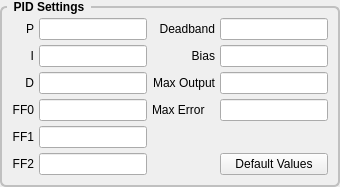
             <widget class="QGroupBox" name="groupBox_2">
              <property name="styleSheet">
               <string notr="true">QGroupBox {
    font: bold;
    border: 2px solid silver;
    border-radius: 6px;
    margin-top: 6px;
}

QGroupBox::title {
    subcontrol-origin: margin;
    left: 7px;
    padding: 0px 5px 0px 5px;
}</string>
              </property>
              <property name="title">
               <string>PID Settings</string>
              </property>
              <layout class="QGridLayout" name="gridLayout">
               <property name="leftMargin">
                <number>10</number>
               </property>
               <property name="topMargin">
                <number>10</number>
               </property>
               <property name="rightMargin">
                <number>10</number>
               </property>
               <property name="bottomMargin">
                <number>10</number>
               </property>
               <property name="spacing">
                <number>5</number>
               </property>
               <item row="0" column="0">
                <widget class="QLabel" name="label_215">
                 <property name="text">
                  <string>P</string>
                 </property>
                 <property name="alignment">
                  <set>Qt::AlignRight|Qt::AlignTrailing|Qt::AlignVCenter</set>
                 </property>
                </widget>
               </item>
               <item row="0" column="1">
                <widget class="QLineEdit" name="p_0">
                 <property name="text">
                  <string/>
                 </property>
                 <property name="alignment">
                  <set>Qt::AlignRight|Qt::AlignTrailing|Qt::AlignVCenter</set>
                 </property>
                </widget>
               </item>
               <item row="0" column="2">
                <widget class="QLabel" name="label_214">
                 <property name="text">
                  <string>Deadband</string>
                 </property>
                 <property name="alignment">
                  <set>Qt::AlignRight|Qt::AlignTrailing|Qt::AlignVCenter</set>
                 </property>
                </widget>
               </item>
               <item row="0" column="3">
                <widget class="QLineEdit" name="deadband_0">
                 <property name="text">
                  <string/>
                 </property>
                 <property name="alignment">
                  <set>Qt::AlignRight|Qt::AlignTrailing|Qt::AlignVCenter</set>
                 </property>
                </widget>
               </item>
               <item row="1" column="0">
                <widget class="QLabel" name="label_216">
                 <property name="text">
                  <string>I</string>
                 </property>
                 <property name="alignment">
                  <set>Qt::AlignRight|Qt::AlignTrailing|Qt::AlignVCenter</set>
                 </property>
                </widget>
               </item>
               <item row="1" column="1">
                <widget class="QLineEdit" name="i_0">
                 <property name="text">
                  <string/>
                 </property>
                 <property name="alignment">
                  <set>Qt::AlignRight|Qt::AlignTrailing|Qt::AlignVCenter</set>
                 </property>
                </widget>
               </item>
               <item row="1" column="2">
                <widget class="QLabel" name="label_221">
                 <property name="text">
                  <string>Bias</string>
                 </property>
                 <property name="alignment">
                  <set>Qt::AlignRight|Qt::AlignTrailing|Qt::AlignVCenter</set>
                 </property>
                </widget>
               </item>
               <item row="1" column="3">
                <widget class="QLineEdit" name="bias_0">
                 <property name="text">
                  <string/>
                 </property>
                 <property name="alignment">
                  <set>Qt::AlignRight|Qt::AlignTrailing|Qt::AlignVCenter</set>
                 </property>
                </widget>
               </item>
               <item row="2" column="0">
                <widget class="QLabel" name="label_217">
                 <property name="text">
                  <string>D</string>
                 </property>
                 <property name="alignment">
                  <set>Qt::AlignRight|Qt::AlignTrailing|Qt::AlignVCenter</set>
                 </property>
                </widget>
               </item>
               <item row="2" column="1">
                <widget class="QLineEdit" name="d_0">
                 <property name="text">
                  <string/>
                 </property>
                 <property name="alignment">
                  <set>Qt::AlignRight|Qt::AlignTrailing|Qt::AlignVCenter</set>
                 </property>
                </widget>
               </item>
               <item row="2" column="2">
                <widget class="QLabel" name="label_222">
                 <property name="text">
                  <string>Max Output</string>
                 </property>
                 <property name="alignment">
                  <set>Qt::AlignRight|Qt::AlignTrailing|Qt::AlignVCenter</set>
                 </property>
                </widget>
               </item>
               <item row="2" column="3">
                <widget class="QLineEdit" name="maxOutput_0">
                 <property name="text">
                  <string/>
                 </property>
                 <property name="alignment">
                  <set>Qt::AlignRight|Qt::AlignTrailing|Qt::AlignVCenter</set>
                 </property>
                </widget>
               </item>
               <item row="3" column="0">
                <widget class="QLabel" name="label_218">
                 <property name="text">
                  <string>FF0</string>
                 </property>
                 <property name="alignment">
                  <set>Qt::AlignRight|Qt::AlignTrailing|Qt::AlignVCenter</set>
                 </property>
                </widget>
               </item>
               <item row="3" column="1">
                <widget class="QLineEdit" name="ff0_0">
                 <property name="text">
                  <string/>
                 </property>
                 <property name="alignment">
                  <set>Qt::AlignRight|Qt::AlignTrailing|Qt::AlignVCenter</set>
                 </property>
                </widget>
               </item>
               <item row="4" column="0">
                <widget class="QLabel" name="label_219">
                 <property name="text">
                  <string>FF1</string>
                 </property>
                 <property name="alignment">
                  <set>Qt::AlignRight|Qt::AlignTrailing|Qt::AlignVCenter</set>
                 </property>
                </widget>
               </item>
               <item row="4" column="1">
                <widget class="QLineEdit" name="ff1_0">
                 <property name="text">
                  <string/>
                 </property>
                 <property name="alignment">
                  <set>Qt::AlignRight|Qt::AlignTrailing|Qt::AlignVCenter</set>
                 </property>
                </widget>
               </item>
               <item row="5" column="0">
                <widget class="QLabel" name="label_220">
                 <property name="text">
                  <string>FF2</string>
                 </property>
                 <property name="alignment">
                  <set>Qt::AlignRight|Qt::AlignTrailing|Qt::AlignVCenter</set>
                 </property>
                </widget>
               </item>
               <item row="5" column="1">
                <widget class="QLineEdit" name="ff2_0">
                 <property name="text">
                  <string/>
                 </property>
                 <property name="alignment">
                  <set>Qt::AlignRight|Qt::AlignTrailing|Qt::AlignVCenter</set>
                 </property>
                </widget>
               </item>
               <item row="5" column="3">
                <widget class="QPushButton" name="pidDefault_0">
                 <property name="text">
                  <string>Default Values</string>
                 </property>
                </widget>
               </item>
               <item row="3" column="2">
                <widget class="QLabel" name="label_183">
                 <property name="text">
                  <string>Max Error</string>
                 </property>
                </widget>
               </item>
               <item row="3" column="3">
                <widget class="QLineEdit" name="maxError_0">
                 <property name="alignment">
                  <set>Qt::AlignRight|Qt::AlignTrailing|Qt::AlignVCenter</set>
                 </property>
                </widget>
               </item>
              </layout>
             </widget>
